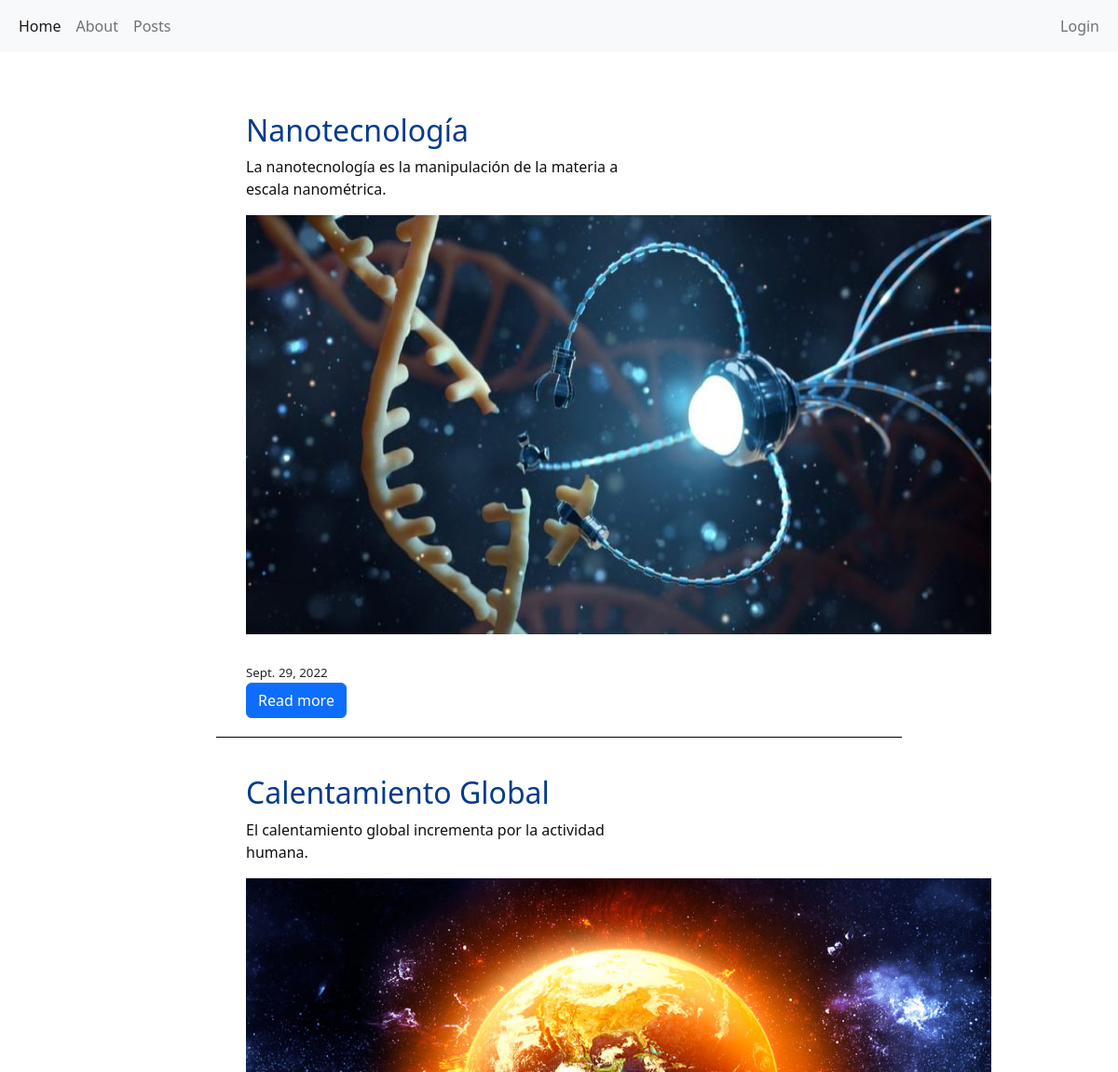
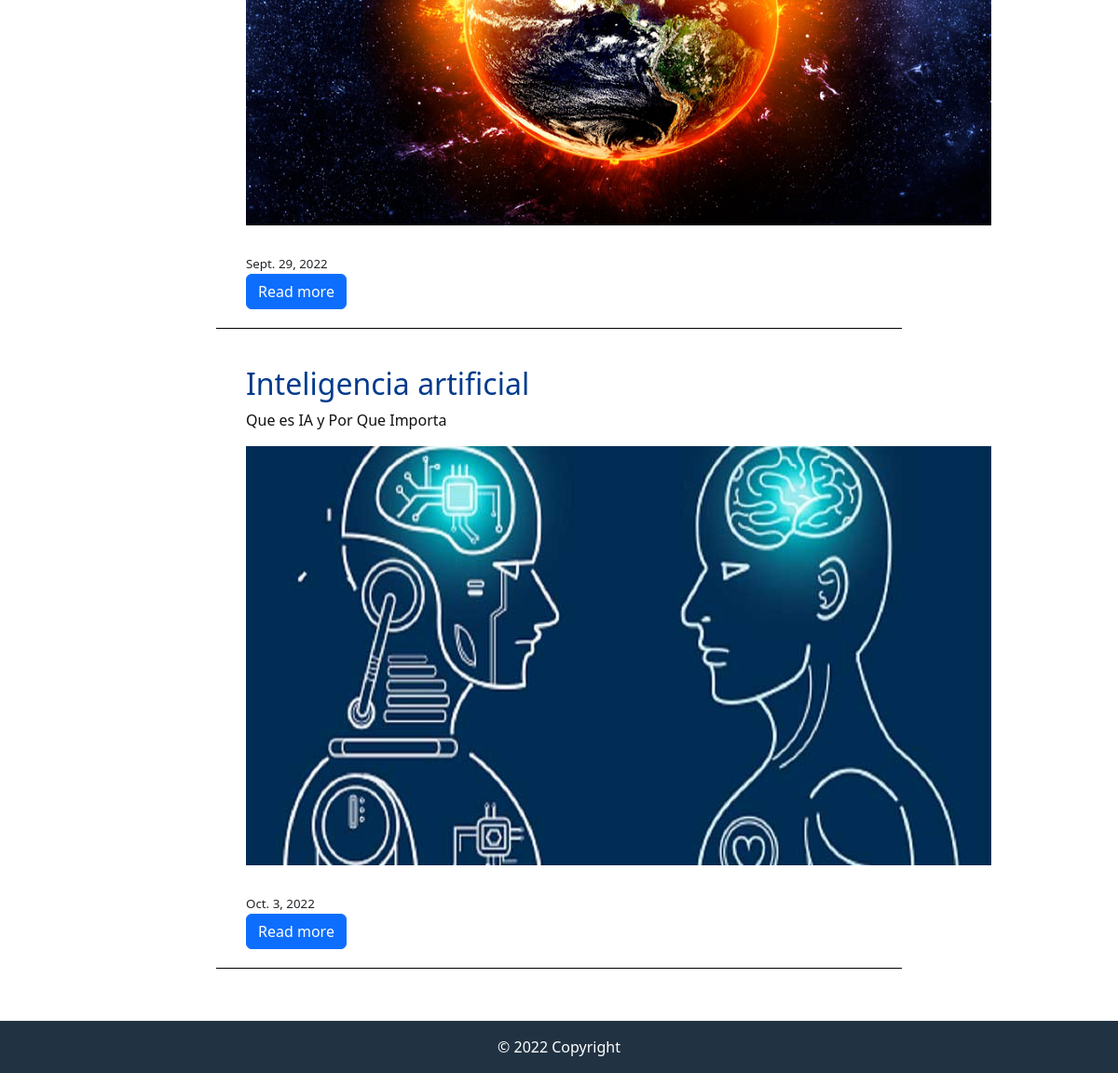
The page / on the database its author committed (2 pictures, top to bottom).
### app_blog/models.py (models this page shows, shortened)
class Post(models.Model):
    titulo = models.CharField(max_length=50)
    subtitulo = models.CharField(max_length=250)
    imagen = models.ImageField( null=True, blank = True, upload_to='posts')
    cuerpo = RichTextField(blank=True, null=True)
    autor = models.CharField(max_length=50)
    fecha_creacion = models.DateField(auto_now_add=True)
    usuario_id = models.ForeignKey(User, on_delete=models.CASCADE)

### app_blog/views.py (the view)
# urls.py: path('', views.blog, name="home"),
def blog(request):
    blogs = Post.objects.all()
    total = len(blogs)
    return render(request, "app_blog/inicio.html", {'blogs' : blogs, "total" : total })

### app_blog/templates/app_blog/inicio.html (shortened to what this page needs)
{% extends 'base.html' %}
{% block changing_content %}
<div class="row" style="padding-top: 25px; padding-bottom: 10%;">
    <div class="col-md-8 offset-md-2">
        {% if total == 0 %}
            <div style="text-align: center; padding-top:40%">
                <h1>No hay entradas aun</h1>
            </div>
        {% else %}
            {% for blog in blogs %}
            <div class="row" style="border-bottom: 1px solid black; padding: 20px; margin: 20px auto 0 auto;">
                <div class="col-md-8">
                    <div class="row">
                        <div class="col-md-12" style="color:#033B8D">
                            <h2>{{blog.titulo}}</h2>
                        </div>
                        <div class="col-md-12" style="color:#111010">
                            <p>{{blog.subtitulo}}</p>
                            {% if blog.imagen %}
                                <img width="800" height="450" src = "{{blog.imagen.url}}">
                            {% endif %}
                        </div>
                        <div class="col-md-12" style="width: 250px;
                        margin: 0 0 1em 0;
                        overflow: hidden;
                        display: -webkit-box;
                        -webkit-line-clamp: 4;
                        -webkit-box-orient: vertical;">
                        </div>
                        <div class="col-md-12" style="font-size: 10pt;">
                            <div class="row">
                                <div class="col-md-6">
                                    <span>{{blog.fecha_creacion}}</span>
                                </div>
                            </div>
                        </div>
                        <div class="col-md-12">
                            <div class="row">
                                <div class="col-md-6">
                                    <a class="btn btn-primary" role="button" href="{% url 'pages' blog.id%}">Read more</a>
                                </div>
                            </div>
                        </div>
                    </div>
                </div>
            </div>
            {% endfor %}
        {% endif %}
    </div>
</div>
{% endblock changing_content %}

### app_blog/templates/app_blog/base.html (shortened to what this page needs)
{% load static %}
<!DOCTYPE html>
<html lang="en">
<head>
    <link href="{% static 'app_blog/css/styles.css' %}" rel="stylesheet" />
</head>
<body>
    <nav class="navbar navbar-expand-lg navbar-light bg-light">
        <div class="container-fluid">
            <div class="collapse navbar-collapse" id="navbarSupportedContent">
                <ul class="navbar-nav me-auto mb-2 mb-lg-0">
                    <li class="nav-item">
                        <a class="nav-link active" aria-current="page" href="{% url 'home' %}">Home</a>
                    </li>
                    <li class="nav-item">
                        <a class="nav-link" href="{% url 'about' %}">About</a>
                    </li>
                    <li class="nav-item">
                        <a class="nav-link" href="{% url 'post' %}">Posts</a>
                    </li>
                </ul>
            </div>
            <ul  class="navbar-nav me-auto mb-2 mb-lg-0">
                {% if user.is_authenticated %}
                    <div class="btn-group">
                        {% if user.avatar.imagen.url %}
                            <img class="btn btn-outline-success dropdown-toggle" style="border-radius: 25px; --bs-btn-padding-y: 0 rem !important;" data-bs-toggle="dropdown" aria-expanded="false" width="45" height="45" src="{{ user.avatar.imagen.url }}">
                        {% else %}
                            <img class="btn btn-outline-success dropdown-toggle" style="border-radius: 25px; --bs-btn-padding-y: 0 rem !important;" data-bs-toggle="dropdown" aria-expanded="false" width="45" height="45" src = "/media/avatares/default.png">
                        {% endif %}
                        <ul class="dropdown-menu dropdown-menu-end">
                            <li><a class="dropdown-item" href="{% url 'editar_perfil' %}"><strong>Mi perfil</strong></a></li>
                            {% if user.avatar.imagen.url %}
                                <li><a class="dropdown-item" href="{% url 'editar_avatar' %}"><strong>Editar avatar</strong></a></li>
                            {% else %}
                                <li><a class="dropdown-item" href="{% url 'agregar_avatar' %}"><strong>Agregar avatar</strong></a></li>
                            {% endif %}
                            <li><a class="dropdown-item" href="{% url 'logout' %}"><strong>Cerrar Sesión</strong></a></li>
                        </ul>
                    </div>
                {% else %}
                    <li class="nav-item">
                        <a class="nav-link" href="{% url 'login' %}">Login</a>
                    </li>
                {% endif %}
            </ul>
        </div>
    </nav>
    <div class="container">
        {% block changing_content %}
        {% endblock changing_content %}
    </div>
    <footer class="bg-light text-center text-lg-start">
        <div class="text-center p-3" style="background-color: #213343;color: white;">
            © 2022 Copyright
        </div>
    </footer>
</body>
</html>

### app_blog/templates/app_blog/base.html (style rules this page uses)
html { min-height: 100%; position: relative; }
body { margin: 0; margin-bottom: 30px; }
footer { background-color: black; position: absolute; bottom: 0; width: 100%; color: white; }

### rows shown on the page
Post: titulo "Nanotecnología", subtitulo "La nanotecnología es la manipulación de la materia a escala nanométrica.", imagen (picture), fecha_creacion "Sept. 29, 2022"
Post: titulo "Calentamiento Global", subtitulo "El calentamiento global incrementa por la actividad humana.", imagen (picture), fecha_creacion "Sept. 29, 2022"
Post: titulo "Inteligencia artificial", subtitulo "Que es IA y Por Que Importa", imagen (picture), fecha_creacion "Oct. 3, 2022"
